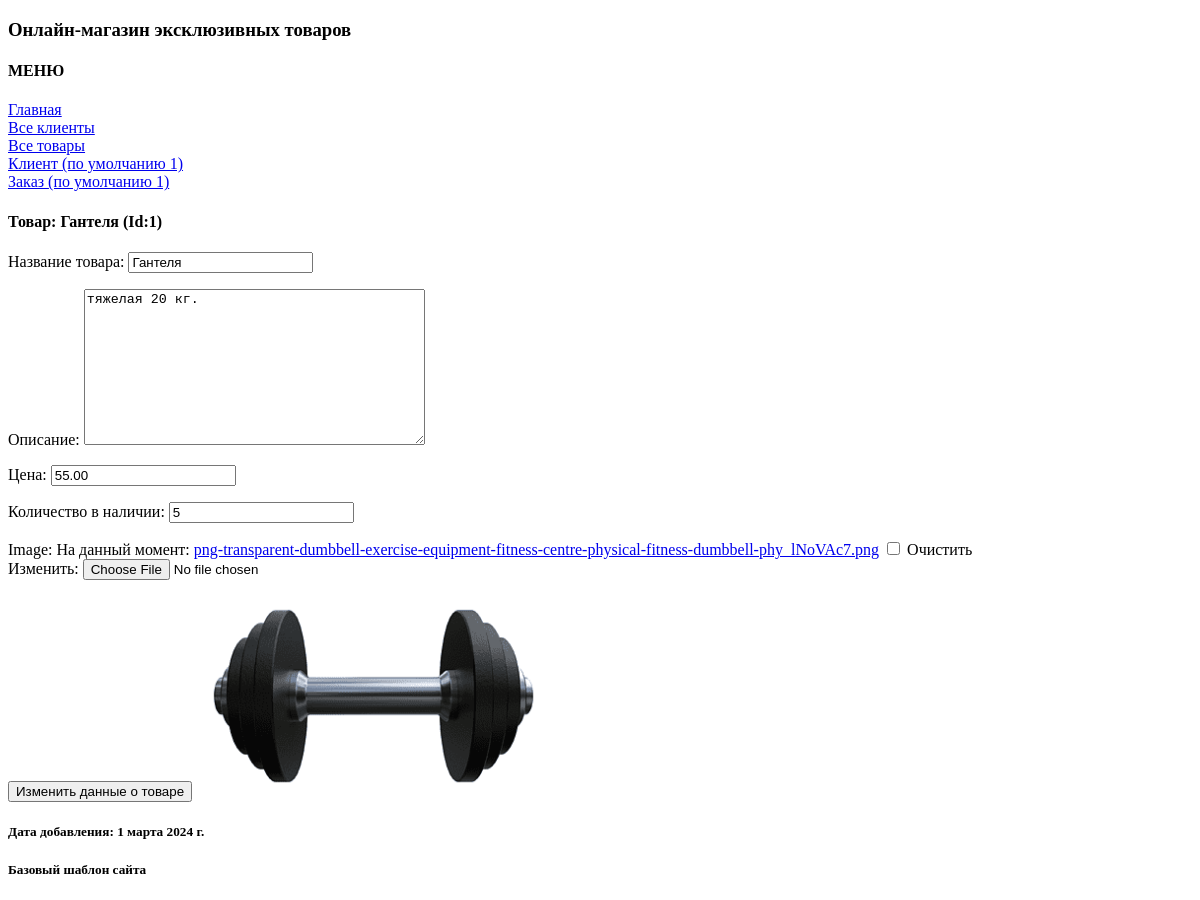
/product/1/, run on an earlier commit of the app's database.
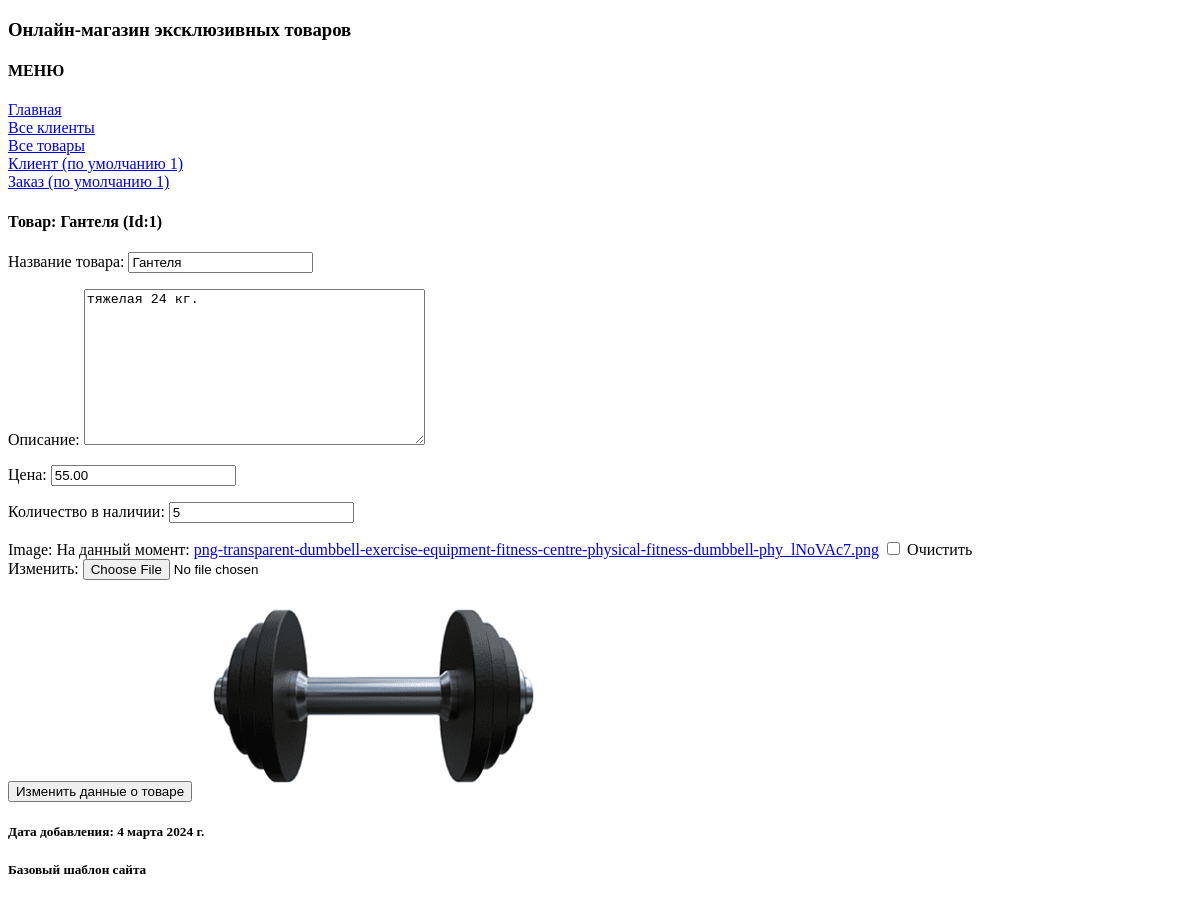
And on a later commit of the database.
### online_store/models.py (models this page shows, shortened)
class Product(models.Model):
    name = models.CharField(max_length=100)
    description = models.TextField()
    price = models.DecimalField(max_digits=8, decimal_places=2)
    quantity = models.IntegerField()
    date_add = models.DateField(auto_now=True)
    image = models.ImageField()

### online_store/views.py (the view)
# urls.py: path('product/<int:product_id>/', views.product, name='product'),
def product(request, product_id):
    product = get_object_or_404(Product, pk=product_id)
    image_old = product.image
    logger.info('Index page "Product" accessed')
    if request.method == 'POST':
        form = ProductForm(request.POST, request.FILES)
        if form.is_valid():
            print ('валидация пройдена')
            name = form.cleaned_data['name']
            description = form.cleaned_data['description']
            price = form.cleaned_data['price']
            quantity = form.cleaned_data['quantity']
            image = form.cleaned_data['image']
            if image:
                print (f"изображение: загружено новое изображение {image}")
                product = Product (pk = product_id,
                                    name = name,
                                    description = description,
                                    price = price,
                                    quantity = quantity,
                                    image = image)
                fs = FileSystemStorage()    # загруженное изображение
                print ('fs =', fs)
                fs.save(image, image)  # сохранение в папку 'media'
            else:
                print ("изображение: НОВОЕ ИЗОБРАЖЕНИЕ НЕ ЗАГРУЖЕНО !")
                product = Product (pk = product_id,
                                    name = name,
                                    description = description,
                                    price = price,
                                    quantity = quantity,
                                    image = image_old)
            product.save()
            return redirect('product', product_id)
        else:
            print ('валидация НЕ пройдена !!!')
    else:
        form = ProductForm(instance=product)
    return render(request, 'online_store/product.html', {'product': product, 'form':form})

### online_store/forms.py
class ProductForm (forms.ModelForm):
    image = forms.ImageField(required=False)
    class Meta:
        model = Product
        exclude = ['date_add']
        labels = {'name': 'Название товара',
                  'description': 'Описание',
                  'price': 'Цена',
                  'quantity': 'Количество в наличии',
                  'image': 'Изображение'}

### online_store/templates/online_store/product.html (shortened to what this page needs)
{% extends 'base.html' %}
{% block content %}
<h4>Товар: {{ product.name }}  (Id:{{ product.id }})</h4>
<form method="post" enctype="multipart/form-data">
    {{ form.as_p }}
    <input type="submit" value="Изменить данные о товаре">
    {% if product.image %}
      <img src="{{ product.image.url }}" height="200" alt="фото товара">
    {% else %}
      <h3>фото для товара не загружено</h3>
    {% endif %}
    <h5>Дата добавления: {{ product.date_add }}</h5>
</form>
{% endblock %}

### templates/base.html (shortened to what this page needs)
<!DOCTYPE html>
<html lang="ru">
<head>
</head>
<body>
    <h3>Онлайн-магазин эксклюзивных товаров</h3>
    <h4>МЕНЮ</h4>
        <a href='/'>Главная</a><br>
        <a href='/clients_all'>Все клиенты</a><br>
        <a href='/products_all'>Все товары</a><br>
        <a href='/client/1'>Клиент <id_client> (по умолчанию 1)</a><br>
        <a href='/order/1'>Заказ <id_order> (по умолчанию 1)</a><br>
    {% block content %}{% endblock %}
    <footer>
        <h5>Базовый шаблон сайта</h5>
    </footer>
</body>
</html>

What changed in the data, as far as the page shows it:
changed Product "Гантеля": description "тяжелая 20 кг." → "тяжелая 24 кг."; date_add "1 марта 2024 г." → "4 марта 2024 г."
